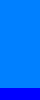

This is a level from a 2D game, rendered from its Tiled map with the project's own tilesets. A one-line summary and the complete map file follow:
An orthogonal 10x25 tile map with 4x4 px tiles, 1 tile layer (Capa de Patrones 1).

<map version="1.0" tiledversion="1.0.2" orientation="orthogonal" renderorder="right-down" width="10" height="25" tilewidth="4" tileheight="4" nextobjectid="1">
 <tileset firstgid="1" source="tilesetBeach.tsx" />
 <layer name="Capa de Patrones 1" width="10" height="25">
  <data encoding="csv">
10,10,10,10,10,10,10,10,10,10,
10,10,10,10,10,10,10,10,10,10,
10,10,10,10,10,10,10,10,10,10,
10,10,10,10,10,10,10,10,10,10,
10,10,10,10,10,10,10,10,10,10,
10,10,10,10,10,10,10,10,10,10,
10,10,10,10,10,10,10,10,10,10,
10,10,10,10,10,10,10,10,10,10,
10,10,10,10,10,10,10,10,10,10,
10,10,10,10,10,10,10,10,10,10,
10,10,10,10,10,10,10,10,10,10,
10,10,10,10,10,10,10,10,10,10,
10,10,10,10,10,10,10,10,10,10,
10,10,10,10,10,10,10,10,10,10,
10,10,10,10,10,10,10,10,10,10,
10,10,10,10,10,10,10,10,10,10,
10,10,10,10,10,10,10,10,10,10,
10,10,10,10,10,10,10,10,10,10,
10,10,10,10,10,10,10,10,10,10,
10,10,10,10,10,10,10,10,10,10,
10,10,10,10,10,10,10,10,10,10,
10,10,10,10,10,10,10,10,10,10,
5,5,5,5,5,5,5,5,5,5,
5,5,5,5,5,5,5,5,5,5,
5,5,5,5,5,5,5,5,5,5
</data>
 </layer>
</map>
